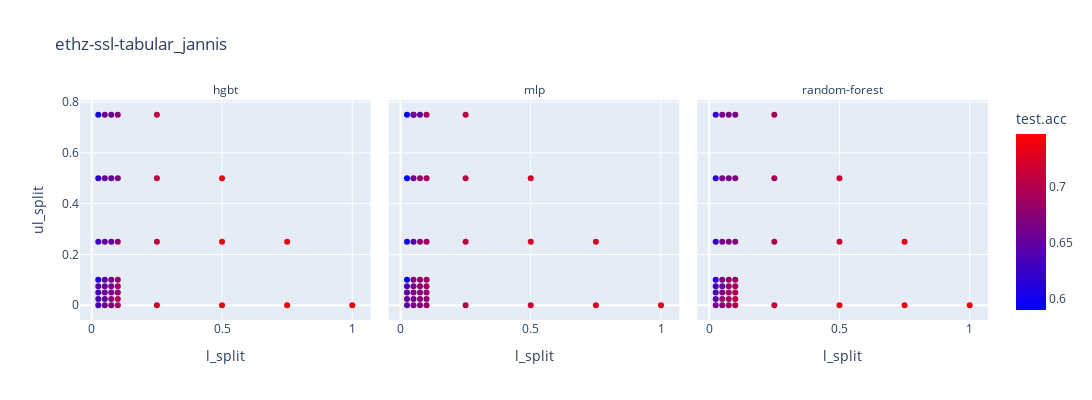
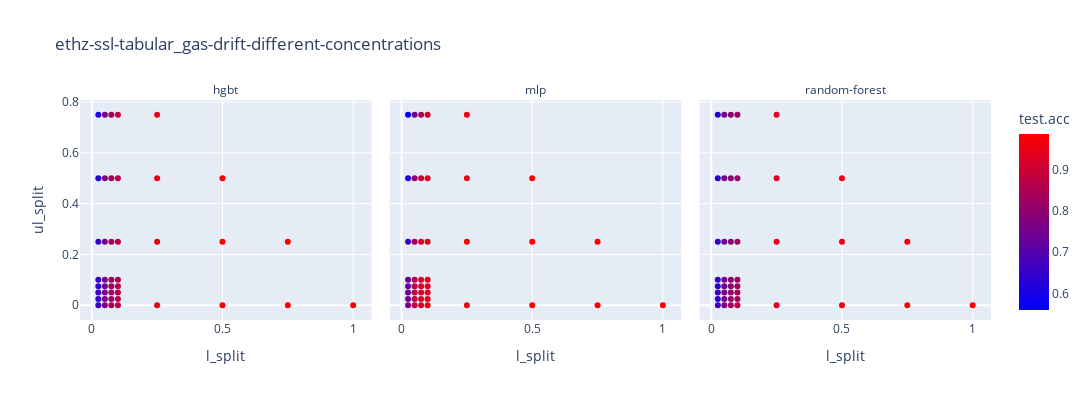
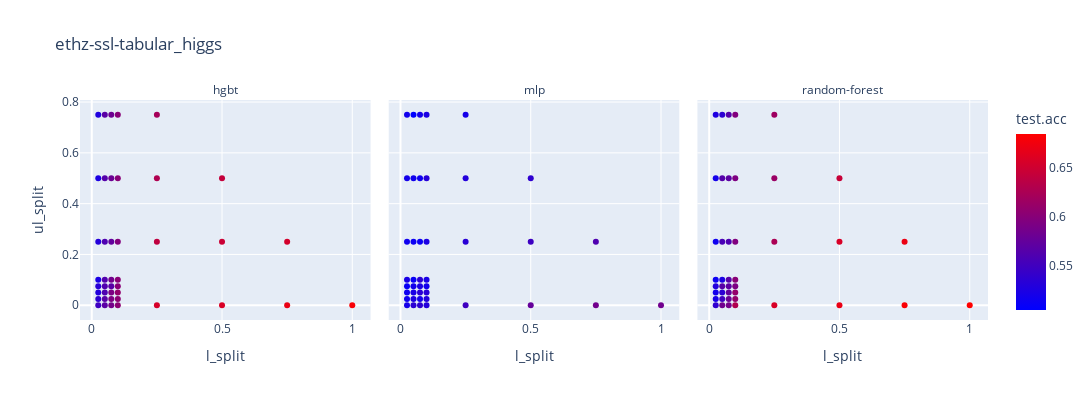
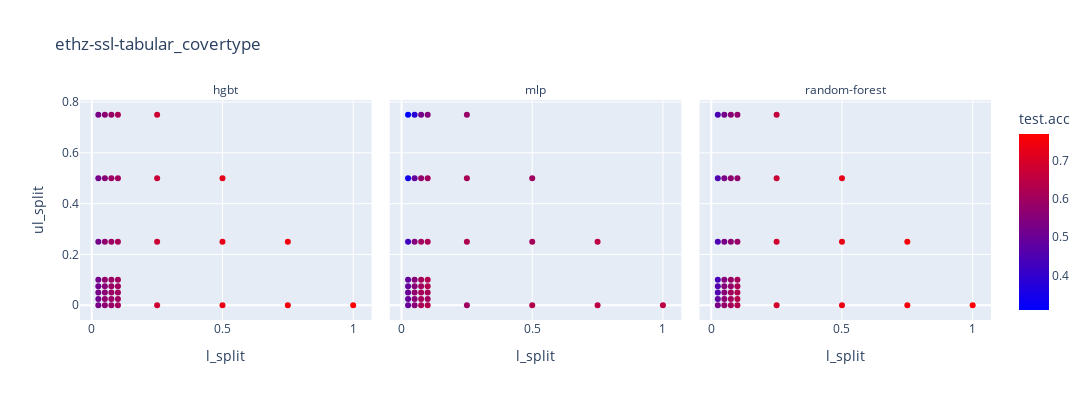

These figures' notebook cell, in order:
### Code cell
mean_evals_df = (
    evals_df.drop(columns=["name"])
    .groupby(
        ["dataset", "model", "st_type", "l_split", "ul_split"],
        as_index=False,
        dropna=False,
    )
    .mean()
)

mean_evals_df["st_type"].fillna("None", inplace=True)
for dataset in DATASETS:
    fig = px.scatter(
        mean_evals_df[mean_evals_df["dataset"] == dataset],
        x="l_split",
        y="ul_split",
        color="test.acc",
        facet_col="model",
        hover_data=["st_type"],
        title=f"{PREFIX}{dataset}",
        color_continuous_scale="bluered",
        width=1200,
        height=400,
    )
    fig.for_each_annotation(lambda a: a.update(text=a.text.split("=")[-1]))
    fig.show()

### Figure 1 — Plotly figure (JSON) as saved in the notebook; plotly's stock layout.template omitted (floating-point values rounded to 4 significant figures)
{"data": [{"customdata": [["curr"], ["curr"], ["curr"], ["curr"], ["curr"], ["curr"], ["curr"], ["curr"], ["curr"], ["curr"], ["curr"], ["curr"], ["curr"], ["curr"], ["curr"], ["curr"], ["curr"], ["curr"], ["curr"], ["curr"], ["curr"], ["curr"], ["curr"], ["curr"], ["curr"], ["curr"], ["curr"], ["curr"], ["curr"], ["curr"], ["curr"], ["curr"], ["curr"], ["curr"], ["None"], ["None"], ["None"], ["None"], ["None"], ["None"], ["None"], ["None"]], "hovertemplate": "model=hgbt<br>l_split=%{x}<br>ul_split=%{y}<br>st_type=%{customdata[0]}<br>test.acc=%{marker.color}<extra></extra>", "legendgroup": "", "marker": {"color": [0.6352, 0.6304, 0.6428, 0.6074, 0.626, 0.616, 0.606, 0.6476, 0.6568, 0.6556, 0.646, 0.6534, 0.6568, 0.6606, 0.6766, 0.6622, 0.6648, 0.6594, 0.6462, 0.6524, 0.656, 0.6944, 0.6832, 0.6878, 0.6822, 0.6796, 0.6686, 0.6746, 0.7098, 0.7094, 0.7088, 0.736, 0.7384, 0.7392, 0.6272, 0.6576, 0.6672, 0.6944, 0.719, 0.7386, 0.7442, 0.7456], "coloraxis": "coloraxis", "symbol": "circle"}, "mode": "markers", "name": "", "orientation": "v", "showlegend": false, "type": "scatter", "x": [0.025, 0.025, 0.025, 0.025, 0.025, 0.025, 0.025, 0.05, 0.05, 0.05, 0.05, 0.05, 0.05, 0.05, 0.075, 0.075, 0.075, 0.075, 0.075, 0.075, 0.075, 0.1, 0.1, 0.1, 0.1, 0.1, 0.1, 0.1, 0.25, 0.25, 0.25, 0.5, 0.5, 0.75, 0.025, 0.05, 0.075, 0.1, 0.25, 0.5, 0.75, 1], "xaxis": "x", "y": [0.025, 0.05, 0.075, 0.1, 0.25, 0.5, 0.75, 0.025, 0.05, 0.075, 0.1, 0.25, 0.5, 0.75, 0.025, 0.05, 0.075, 0.1, 0.25, 0.5, 0.75, 0.025, 0.05, 0.075, 0.1, 0.25, 0.5, 0.75, 0.25, 0.5, 0.75, 0.25, 0.5, 0.25, 0, 0, 0, 0, 0, 0, 0, 0], "yaxis": "y"}, {"customdata": [["curr"], ["curr"], ["curr"], ["curr"], ["curr"], ["curr"], ["curr"], ["curr"], ["curr"], ["curr"], ["curr"], ["curr"], ["curr"], ["curr"], ["curr"], ["curr"], ["curr"], ["curr"], ["curr"], ["curr"], ["curr"], ["curr"], ["curr"], ["curr"], ["curr"], ["curr"], ["curr"], ["curr"], ["curr"], ["curr"], ["curr"], ["curr"], ["curr"], ["curr"], ["fake"], ["None"], ["None"], ["None"], ["None"], ["None"], ["None"], ["None"], ["None"]], "hovertemplate": "model=mlp<br>l_split=%{x}<br>ul_split=%{y}<br>st_type=%{customdata[0]}<br>test.acc=%{marker.color}<extra></extra>", "legendgroup": "", "marker": {"color": [0.6573, 0.6519, 0.6363, 0.5922, 0.6042, 0.5897, 0.5955, 0.6607, 0.6711, 0.6653, 0.6744, 0.642, 0.6594, 0.6447, 0.6747, 0.6732, 0.6788, 0.6784, 0.6818, 0.6841, 0.6501, 0.6772, 0.684, 0.6874, 0.6882, 0.6879, 0.6917, 0.6932, 0.7102, 0.7051, 0.7057, 0.7228, 0.72, 0.7267, 0.6585, 0.6464, 0.6677, 0.67, 0.6814, 0.701, 0.7178, 0.7251, 0.7308], "coloraxis": "coloraxis", "symbol": "circle"}, "mode": "markers", "name": "", "orientation": "v", "showlegend": false, "type": "scatter", "x": [0.025, 0.025, 0.025, 0.025, 0.025, 0.025, 0.025, 0.05, 0.05, 0.05, 0.05, 0.05, 0.05, 0.05, 0.075, 0.075, 0.075, 0.075, 0.075, 0.075, 0.075, 0.1, 0.1, 0.1, 0.1, 0.1, 0.1, 0.1, 0.25, 0.25, 0.25, 0.5, 0.5, 0.75, 0.05, 0.025, 0.05, 0.075, 0.1, 0.25, 0.5, 0.75, 1], "xaxis": "x2", "y": [0.025, 0.05, 0.075, 0.1, 0.25, 0.5, 0.75, 0.025, 0.05, 0.075, 0.1, 0.25, 0.5, 0.75, 0.025, 0.05, 0.075, 0.1, 0.25, 0.5, 0.75, 0.025, 0.05, 0.075, 0.1, 0.25, 0.5, 0.75, 0.25, 0.5, 0.75, 0.25, 0.5, 0.25, 0.75, 0, 0, 0, 0, 0, 0, 0, 0], "yaxis": "y2"}, {"customdata": [["curr"], ["curr"], ["curr"], ["curr"], ["curr"], ["curr"], ["curr"], ["curr"], ["curr"], ["curr"], ["curr"], ["curr"], ["curr"], ["curr"], ["curr"], ["curr"], ["curr"], ["curr"], ["curr"], ["curr"], ["curr"], ["curr"], ["curr"], ["curr"], ["curr"], ["curr"], ["curr"], ["curr"], ["curr"], ["curr"], ["curr"], ["curr"], ["curr"], ["curr"], ["None"], ["None"], ["None"], ["None"], ["None"], ["None"], ["None"], ["None"]], "hovertemplate": "model=random-forest<br>l_split=%{x}<br>ul_split=%{y}<br>st_type=%{customdata[0]}<br>test.acc=%{marker.color}<extra></extra>", "legendgroup": "", "marker": {"color": [0.643, 0.6384, 0.634, 0.6188, 0.6214, 0.6178, 0.6204, 0.6826, 0.6662, 0.6498, 0.6666, 0.6614, 0.6664, 0.6634, 0.6918, 0.692, 0.686, 0.6818, 0.6732, 0.6624, 0.666, 0.7034, 0.6978, 0.6868, 0.6868, 0.6736, 0.6718, 0.6666, 0.6978, 0.6916, 0.6906, 0.7174, 0.715, 0.7324, 0.661, 0.6742, 0.689, 0.699, 0.7162, 0.7338, 0.7358, 0.747], "coloraxis": "coloraxis", "symbol": "circle"}, "mode": "markers", "name": "", "orientation": "v", "showlegend": false, "type": "scatter", "x": [0.025, 0.025, 0.025, 0.025, 0.025, 0.025, 0.025, 0.05, 0.05, 0.05, 0.05, 0.05, 0.05, 0.05, 0.075, 0.075, 0.075, 0.075, 0.075, 0.075, 0.075, 0.1, 0.1, 0.1, 0.1, 0.1, 0.1, 0.1, 0.25, 0.25, 0.25, 0.5, 0.5, 0.75, 0.025, 0.05, 0.075, 0.1, 0.25, 0.5, 0.75, 1], "xaxis": "x3", "y": [0.025, 0.05, 0.075, 0.1, 0.25, 0.5, 0.75, 0.025, 0.05, 0.075, 0.1, 0.25, 0.5, 0.75, 0.025, 0.05, 0.075, 0.1, 0.25, 0.5, 0.75, 0.025, 0.05, 0.075, 0.1, 0.25, 0.5, 0.75, 0.25, 0.5, 0.75, 0.25, 0.5, 0.25, 0, 0, 0, 0, 0, 0, 0, 0], "yaxis": "y3"}], "layout": {"annotations": [{"font": {}, "showarrow": false, "text": "hgbt", "x": 0.16, "xanchor": "center", "xref": "paper", "y": 1, "yanchor": "bottom", "yref": "paper"}, {"font": {}, "showarrow": false, "text": "mlp", "x": 0.5, "xanchor": "center", "xref": "paper", "y": 1, "yanchor": "bottom", "yref": "paper"}, {"font": {}, "showarrow": false, "text": "random-forest", "x": 0.84, "xanchor": "center", "xref": "paper", "y": 1, "yanchor": "bottom", "yref": "paper"}], "coloraxis": {"colorbar": {"title": {"text": "test.acc"}}, "colorscale": [[0, "rgb(0,0,255)"], [1, "rgb(255,0,0)"]]}, "height": 400, "legend": {"tracegroupgap": 0}, "title": {"text": "ethz-ssl-tabular_jannis"}, "width": 1200, "xaxis": {"anchor": "y", "domain": [0, 0.32], "title": {"text": "l_split"}}, "xaxis2": {"anchor": "y2", "domain": [0.34, 0.66], "matches": "x", "title": {"text": "l_split"}}, "xaxis3": {"anchor": "y3", "domain": [0.68, 1.0], "matches": "x", "title": {"text": "l_split"}}, "yaxis": {"anchor": "x", "domain": [0, 1], "title": {"text": "ul_split"}}, "yaxis2": {"anchor": "x2", "domain": [0, 1], "matches": "y", "showticklabels": false}, "yaxis3": {"anchor": "x3", "domain": [0, 1], "matches": "y", "showticklabels": false}}}

### Figure 2 — Plotly figure (JSON) as saved in the notebook; plotly's stock layout.template omitted (floating-point values rounded to 4 significant figures)
{"data": [{"customdata": [["curr"], ["curr"], ["curr"], ["curr"], ["curr"], ["curr"], ["curr"], ["curr"], ["curr"], ["curr"], ["curr"], ["curr"], ["curr"], ["curr"], ["curr"], ["curr"], ["curr"], ["curr"], ["curr"], ["curr"], ["curr"], ["curr"], ["curr"], ["curr"], ["curr"], ["curr"], ["curr"], ["curr"], ["curr"], ["curr"], ["curr"], ["curr"], ["curr"], ["curr"], ["None"], ["None"], ["None"], ["None"], ["None"], ["None"], ["None"], ["None"]], "hovertemplate": "model=hgbt<br>l_split=%{x}<br>ul_split=%{y}<br>st_type=%{customdata[0]}<br>test.acc=%{marker.color}<extra></extra>", "legendgroup": "", "marker": {"color": [0.643, 0.6496, 0.6358, 0.6396, 0.645, 0.6324, 0.6116, 0.766, 0.7616, 0.7556, 0.7624, 0.7586, 0.7674, 0.7702, 0.8372, 0.8384, 0.835, 0.836, 0.8334, 0.8398, 0.8354, 0.8698, 0.8706, 0.8674, 0.8568, 0.8724, 0.869, 0.8762, 0.9496, 0.9474, 0.9484, 0.9714, 0.9724, 0.9824, 0.6532, 0.7808, 0.8418, 0.8774, 0.9474, 0.9744, 0.9824, 0.9836], "coloraxis": "coloraxis", "symbol": "circle"}, "mode": "markers", "name": "", "orientation": "v", "showlegend": false, "type": "scatter", "x": [0.025, 0.025, 0.025, 0.025, 0.025, 0.025, 0.025, 0.05, 0.05, 0.05, 0.05, 0.05, 0.05, 0.05, 0.075, 0.075, 0.075, 0.075, 0.075, 0.075, 0.075, 0.1, 0.1, 0.1, 0.1, 0.1, 0.1, 0.1, 0.25, 0.25, 0.25, 0.5, 0.5, 0.75, 0.025, 0.05, 0.075, 0.1, 0.25, 0.5, 0.75, 1], "xaxis": "x", "y": [0.025, 0.05, 0.075, 0.1, 0.25, 0.5, 0.75, 0.025, 0.05, 0.075, 0.1, 0.25, 0.5, 0.75, 0.025, 0.05, 0.075, 0.1, 0.25, 0.5, 0.75, 0.025, 0.05, 0.075, 0.1, 0.25, 0.5, 0.75, 0.25, 0.5, 0.75, 0.25, 0.5, 0.25, 0, 0, 0, 0, 0, 0, 0, 0], "yaxis": "y"}, {"customdata": [["curr"], ["curr"], ["curr"], ["curr"], ["curr"], ["curr"], ["curr"], ["curr"], ["curr"], ["curr"], ["curr"], ["curr"], ["curr"], ["curr"], ["curr"], ["curr"], ["curr"], ["curr"], ["curr"], ["curr"], ["curr"], ["curr"], ["curr"], ["curr"], ["curr"], ["curr"], ["curr"], ["curr"], ["curr"], ["curr"], ["curr"], ["curr"], ["curr"], ["curr"], ["None"], ["None"], ["None"], ["None"], ["None"], ["None"], ["None"], ["None"]], "hovertemplate": "model=mlp<br>l_split=%{x}<br>ul_split=%{y}<br>st_type=%{customdata[0]}<br>test.acc=%{marker.color}<extra></extra>", "legendgroup": "", "marker": {"color": [0.745, 0.746, 0.7244, 0.727, 0.6596, 0.6168, 0.56, 0.877, 0.8632, 0.8662, 0.8632, 0.8292, 0.7974, 0.7452, 0.9254, 0.923, 0.9308, 0.9252, 0.9206, 0.9018, 0.8578, 0.9374, 0.9424, 0.9424, 0.937, 0.9314, 0.9264, 0.9154, 0.9718, 0.9646, 0.968, 0.9812, 0.9762, 0.9834, 0.761, 0.8718, 0.9302, 0.9448, 0.9702, 0.9822, 0.9842, 0.986], "coloraxis": "coloraxis", "symbol": "circle"}, "mode": "markers", "name": "", "orientation": "v", "showlegend": false, "type": "scatter", "x": [0.025, 0.025, 0.025, 0.025, 0.025, 0.025, 0.025, 0.05, 0.05, 0.05, 0.05, 0.05, 0.05, 0.05, 0.075, 0.075, 0.075, 0.075, 0.075, 0.075, 0.075, 0.1, 0.1, 0.1, 0.1, 0.1, 0.1, 0.1, 0.25, 0.25, 0.25, 0.5, 0.5, 0.75, 0.025, 0.05, 0.075, 0.1, 0.25, 0.5, 0.75, 1], "xaxis": "x2", "y": [0.025, 0.05, 0.075, 0.1, 0.25, 0.5, 0.75, 0.025, 0.05, 0.075, 0.1, 0.25, 0.5, 0.75, 0.025, 0.05, 0.075, 0.1, 0.25, 0.5, 0.75, 0.025, 0.05, 0.075, 0.1, 0.25, 0.5, 0.75, 0.25, 0.5, 0.75, 0.25, 0.5, 0.25, 0, 0, 0, 0, 0, 0, 0, 0], "yaxis": "y2"}, {"customdata": [["curr"], ["curr"], ["curr"], ["curr"], ["curr"], ["curr"], ["curr"], ["curr"], ["curr"], ["curr"], ["curr"], ["curr"], ["curr"], ["curr"], ["curr"], ["curr"], ["curr"], ["curr"], ["curr"], ["curr"], ["curr"], ["curr"], ["curr"], ["curr"], ["curr"], ["curr"], ["curr"], ["curr"], ["curr"], ["curr"], ["curr"], ["curr"], ["curr"], ["curr"], ["None"], ["None"], ["None"], ["None"], ["None"], ["None"], ["None"], ["None"]], "hovertemplate": "model=random-forest<br>l_split=%{x}<br>ul_split=%{y}<br>st_type=%{customdata[0]}<br>test.acc=%{marker.color}<extra></extra>", "legendgroup": "", "marker": {"color": [0.6378, 0.6678, 0.6266, 0.6482, 0.6442, 0.6304, 0.6162, 0.7612, 0.7572, 0.7502, 0.7512, 0.7524, 0.7616, 0.7568, 0.8196, 0.8108, 0.8026, 0.8042, 0.7966, 0.787, 0.793, 0.8448, 0.8422, 0.8426, 0.8318, 0.8262, 0.8244, 0.8292, 0.929, 0.9258, 0.9254, 0.961, 0.959, 0.974, 0.6752, 0.769, 0.836, 0.876, 0.9306, 0.9622, 0.9774, 0.9806], "coloraxis": "coloraxis", "symbol": "circle"}, "mode": "markers", "name": "", "orientation": "v", "showlegend": false, "type": "scatter", "x": [0.025, 0.025, 0.025, 0.025, 0.025, 0.025, 0.025, 0.05, 0.05, 0.05, 0.05, 0.05, 0.05, 0.05, 0.075, 0.075, 0.075, 0.075, 0.075, 0.075, 0.075, 0.1, 0.1, 0.1, 0.1, 0.1, 0.1, 0.1, 0.25, 0.25, 0.25, 0.5, 0.5, 0.75, 0.025, 0.05, 0.075, 0.1, 0.25, 0.5, 0.75, 1], "xaxis": "x3", "y": [0.025, 0.05, 0.075, 0.1, 0.25, 0.5, 0.75, 0.025, 0.05, 0.075, 0.1, 0.25, 0.5, 0.75, 0.025, 0.05, 0.075, 0.1, 0.25, 0.5, 0.75, 0.025, 0.05, 0.075, 0.1, 0.25, 0.5, 0.75, 0.25, 0.5, 0.75, 0.25, 0.5, 0.25, 0, 0, 0, 0, 0, 0, 0, 0], "yaxis": "y3"}], "layout": {"annotations": [{"font": {}, "showarrow": false, "text": "hgbt", "x": 0.16, "xanchor": "center", "xref": "paper", "y": 1, "yanchor": "bottom", "yref": "paper"}, {"font": {}, "showarrow": false, "text": "mlp", "x": 0.5, "xanchor": "center", "xref": "paper", "y": 1, "yanchor": "bottom", "yref": "paper"}, {"font": {}, "showarrow": false, "text": "random-forest", "x": 0.84, "xanchor": "center", "xref": "paper", "y": 1, "yanchor": "bottom", "yref": "paper"}], "coloraxis": {"colorbar": {"title": {"text": "test.acc"}}, "colorscale": [[0, "rgb(0,0,255)"], [1, "rgb(255,0,0)"]]}, "height": 400, "legend": {"tracegroupgap": 0}, "title": {"text": "ethz-ssl-tabular_gas-drift-different-concentrations"}, "width": 1200, "xaxis": {"anchor": "y", "domain": [0, 0.32], "title": {"text": "l_split"}}, "xaxis2": {"anchor": "y2", "domain": [0.34, 0.66], "matches": "x", "title": {"text": "l_split"}}, "xaxis3": {"anchor": "y3", "domain": [0.68, 1.0], "matches": "x", "title": {"text": "l_split"}}, "yaxis": {"anchor": "x", "domain": [0, 1], "title": {"text": "ul_split"}}, "yaxis2": {"anchor": "x2", "domain": [0, 1], "matches": "y", "showticklabels": false}, "yaxis3": {"anchor": "x3", "domain": [0, 1], "matches": "y", "showticklabels": false}}}

### Figure 3 — Plotly figure (JSON) as saved in the notebook; plotly's stock layout.template omitted (floating-point values rounded to 4 significant figures)
{"data": [{"customdata": [["curr"], ["curr"], ["curr"], ["curr"], ["curr"], ["curr"], ["curr"], ["curr"], ["curr"], ["curr"], ["curr"], ["curr"], ["curr"], ["curr"], ["curr"], ["curr"], ["curr"], ["curr"], ["curr"], ["curr"], ["curr"], ["curr"], ["curr"], ["curr"], ["curr"], ["curr"], ["curr"], ["curr"], ["curr"], ["curr"], ["curr"], ["curr"], ["curr"], ["curr"], ["None"], ["None"], ["None"], ["None"], ["None"], ["None"], ["None"], ["None"]], "hovertemplate": "model=hgbt<br>l_split=%{x}<br>ul_split=%{y}<br>st_type=%{customdata[0]}<br>test.acc=%{marker.color}<extra></extra>", "legendgroup": "", "marker": {"color": [0.537, 0.529, 0.5334, 0.5232, 0.5304, 0.5246, 0.5274, 0.5672, 0.5598, 0.5614, 0.5622, 0.5596, 0.5648, 0.5682, 0.5932, 0.5922, 0.5674, 0.586, 0.574, 0.581, 0.5822, 0.6036, 0.6088, 0.6014, 0.6014, 0.5962, 0.6004, 0.6006, 0.6396, 0.628, 0.6218, 0.6474, 0.643, 0.6536, 0.548, 0.568, 0.5876, 0.6032, 0.656, 0.6584, 0.67, 0.6802], "coloraxis": "coloraxis", "symbol": "circle"}, "mode": "markers", "name": "", "orientation": "v", "showlegend": false, "type": "scatter", "x": [0.025, 0.025, 0.025, 0.025, 0.025, 0.025, 0.025, 0.05, 0.05, 0.05, 0.05, 0.05, 0.05, 0.05, 0.075, 0.075, 0.075, 0.075, 0.075, 0.075, 0.075, 0.1, 0.1, 0.1, 0.1, 0.1, 0.1, 0.1, 0.25, 0.25, 0.25, 0.5, 0.5, 0.75, 0.025, 0.05, 0.075, 0.1, 0.25, 0.5, 0.75, 1], "xaxis": "x", "y": [0.025, 0.05, 0.075, 0.1, 0.25, 0.5, 0.75, 0.025, 0.05, 0.075, 0.1, 0.25, 0.5, 0.75, 0.025, 0.05, 0.075, 0.1, 0.25, 0.5, 0.75, 0.025, 0.05, 0.075, 0.1, 0.25, 0.5, 0.75, 0.25, 0.5, 0.75, 0.25, 0.5, 0.25, 0, 0, 0, 0, 0, 0, 0, 0], "yaxis": "y"}, {"customdata": [["curr"], ["curr"], ["curr"], ["curr"], ["curr"], ["curr"], ["curr"], ["curr"], ["curr"], ["curr"], ["curr"], ["curr"], ["curr"], ["curr"], ["curr"], ["curr"], ["curr"], ["curr"], ["curr"], ["curr"], ["curr"], ["curr"], ["curr"], ["curr"], ["curr"], ["curr"], ["curr"], ["curr"], ["curr"], ["curr"], ["curr"], ["curr"], ["curr"], ["curr"], ["None"], ["None"], ["None"], ["None"], ["None"], ["None"], ["None"], ["None"]], "hovertemplate": "model=mlp<br>l_split=%{x}<br>ul_split=%{y}<br>st_type=%{customdata[0]}<br>test.acc=%{marker.color}<extra></extra>", "legendgroup": "", "marker": {"color": [0.5158, 0.5152, 0.5112, 0.523, 0.5154, 0.5192, 0.517, 0.5254, 0.5222, 0.518, 0.511, 0.5128, 0.5166, 0.5044, 0.5188, 0.5338, 0.5232, 0.5348, 0.5122, 0.5152, 0.5176, 0.5284, 0.532, 0.5178, 0.5222, 0.5244, 0.5316, 0.524, 0.5332, 0.5294, 0.5198, 0.5474, 0.5374, 0.5604, 0.5208, 0.5352, 0.5366, 0.5298, 0.5488, 0.5756, 0.5848, 0.5844], "coloraxis": "coloraxis", "symbol": "circle"}, "mode": "markers", "name": "", "orientation": "v", "showlegend": false, "type": "scatter", "x": [0.025, 0.025, 0.025, 0.025, 0.025, 0.025, 0.025, 0.05, 0.05, 0.05, 0.05, 0.05, 0.05, 0.05, 0.075, 0.075, 0.075, 0.075, 0.075, 0.075, 0.075, 0.1, 0.1, 0.1, 0.1, 0.1, 0.1, 0.1, 0.25, 0.25, 0.25, 0.5, 0.5, 0.75, 0.025, 0.05, 0.075, 0.1, 0.25, 0.5, 0.75, 1], "xaxis": "x2", "y": [0.025, 0.05, 0.075, 0.1, 0.25, 0.5, 0.75, 0.025, 0.05, 0.075, 0.1, 0.25, 0.5, 0.75, 0.025, 0.05, 0.075, 0.1, 0.25, 0.5, 0.75, 0.025, 0.05, 0.075, 0.1, 0.25, 0.5, 0.75, 0.25, 0.5, 0.75, 0.25, 0.5, 0.25, 0, 0, 0, 0, 0, 0, 0, 0], "yaxis": "y2"}, {"customdata": [["curr"], ["curr"], ["curr"], ["curr"], ["curr"], ["curr"], ["curr"], ["curr"], ["curr"], ["curr"], ["curr"], ["curr"], ["curr"], ["curr"], ["curr"], ["curr"], ["curr"], ["curr"], ["curr"], ["curr"], ["curr"], ["curr"], ["curr"], ["curr"], ["curr"], ["curr"], ["curr"], ["curr"], ["curr"], ["curr"], ["curr"], ["curr"], ["curr"], ["curr"], ["None"], ["None"], ["None"], ["None"], ["None"], ["None"], ["None"], ["None"]], "hovertemplate": "model=random-forest<br>l_split=%{x}<br>ul_split=%{y}<br>st_type=%{customdata[0]}<br>test.acc=%{marker.color}<extra></extra>", "legendgroup": "", "marker": {"color": [0.5204, 0.5178, 0.5282, 0.513, 0.5148, 0.5184, 0.5256, 0.5498, 0.5356, 0.5664, 0.524, 0.5562, 0.5644, 0.5356, 0.58, 0.5746, 0.57, 0.567, 0.5594, 0.5694, 0.5648, 0.6102, 0.609, 0.5924, 0.6012, 0.5954, 0.5938, 0.5966, 0.6254, 0.6136, 0.6164, 0.6574, 0.6456, 0.6712, 0.5376, 0.5836, 0.5876, 0.6292, 0.6576, 0.6702, 0.6816, 0.685], "coloraxis": "coloraxis", "symbol": "circle"}, "mode": "markers", "name": "", "orientation": "v", "showlegend": false, "type": "scatter", "x": [0.025, 0.025, 0.025, 0.025, 0.025, 0.025, 0.025, 0.05, 0.05, 0.05, 0.05, 0.05, 0.05, 0.05, 0.075, 0.075, 0.075, 0.075, 0.075, 0.075, 0.075, 0.1, 0.1, 0.1, 0.1, 0.1, 0.1, 0.1, 0.25, 0.25, 0.25, 0.5, 0.5, 0.75, 0.025, 0.05, 0.075, 0.1, 0.25, 0.5, 0.75, 1], "xaxis": "x3", "y": [0.025, 0.05, 0.075, 0.1, 0.25, 0.5, 0.75, 0.025, 0.05, 0.075, 0.1, 0.25, 0.5, 0.75, 0.025, 0.05, 0.075, 0.1, 0.25, 0.5, 0.75, 0.025, 0.05, 0.075, 0.1, 0.25, 0.5, 0.75, 0.25, 0.5, 0.75, 0.25, 0.5, 0.25, 0, 0, 0, 0, 0, 0, 0, 0], "yaxis": "y3"}], "layout": {"annotations": [{"font": {}, "showarrow": false, "text": "hgbt", "x": 0.16, "xanchor": "center", "xref": "paper", "y": 1, "yanchor": "bottom", "yref": "paper"}, {"font": {}, "showarrow": false, "text": "mlp", "x": 0.5, "xanchor": "center", "xref": "paper", "y": 1, "yanchor": "bottom", "yref": "paper"}, {"font": {}, "showarrow": false, "text": "random-forest", "x": 0.84, "xanchor": "center", "xref": "paper", "y": 1, "yanchor": "bottom", "yref": "paper"}], "coloraxis": {"colorbar": {"title": {"text": "test.acc"}}, "colorscale": [[0, "rgb(0,0,255)"], [1, "rgb(255,0,0)"]]}, "height": 400, "legend": {"tracegroupgap": 0}, "title": {"text": "ethz-ssl-tabular_higgs"}, "width": 1200, "xaxis": {"anchor": "y", "domain": [0, 0.32], "title": {"text": "l_split"}}, "xaxis2": {"anchor": "y2", "domain": [0.34, 0.66], "matches": "x", "title": {"text": "l_split"}}, "xaxis3": {"anchor": "y3", "domain": [0.68, 1.0], "matches": "x", "title": {"text": "l_split"}}, "yaxis": {"anchor": "x", "domain": [0, 1], "title": {"text": "ul_split"}}, "yaxis2": {"anchor": "x2", "domain": [0, 1], "matches": "y", "showticklabels": false}, "yaxis3": {"anchor": "x3", "domain": [0, 1], "matches": "y", "showticklabels": false}}}

### Figure 4 — Plotly figure (JSON) as saved in the notebook; plotly's stock layout.template omitted (floating-point values rounded to 4 significant figures)
{"data": [{"customdata": [["curr"], ["curr"], ["curr"], ["curr"], ["curr"], ["curr"], ["curr"], ["curr"], ["curr"], ["curr"], ["curr"], ["curr"], ["curr"], ["curr"], ["curr"], ["curr"], ["curr"], ["curr"], ["curr"], ["curr"], ["curr"], ["curr"], ["curr"], ["curr"], ["curr"], ["curr"], ["curr"], ["curr"], ["curr"], ["curr"], ["curr"], ["curr"], ["curr"], ["curr"], ["None"], ["None"], ["None"], ["None"], ["None"], ["None"], ["None"], ["None"]], "hovertemplate": "model=hgbt<br>l_split=%{x}<br>ul_split=%{y}<br>st_type=%{customdata[0]}<br>test.acc=%{marker.color}<extra></extra>", "legendgroup": "", "marker": {"color": [0.5162, 0.5256, 0.517, 0.5208, 0.5198, 0.5216, 0.5258, 0.5742, 0.5602, 0.559, 0.5766, 0.5718, 0.5574, 0.5646, 0.588, 0.5882, 0.5912, 0.5914, 0.5916, 0.594, 0.5866, 0.5984, 0.5988, 0.6022, 0.6024, 0.61, 0.6018, 0.614, 0.6736, 0.6734, 0.6784, 0.726, 0.7246, 0.7466, 0.526, 0.567, 0.587, 0.606, 0.6806, 0.729, 0.7476, 0.7682], "coloraxis": "coloraxis", "symbol": "circle"}, "mode": "markers", "name": "", "orientation": "v", "showlegend": false, "type": "scatter", "x": [0.025, 0.025, 0.025, 0.025, 0.025, 0.025, 0.025, 0.05, 0.05, 0.05, 0.05, 0.05, 0.05, 0.05, 0.075, 0.075, 0.075, 0.075, 0.075, 0.075, 0.075, 0.1, 0.1, 0.1, 0.1, 0.1, 0.1, 0.1, 0.25, 0.25, 0.25, 0.5, 0.5, 0.75, 0.025, 0.05, 0.075, 0.1, 0.25, 0.5, 0.75, 1], "xaxis": "x", "y": [0.025, 0.05, 0.075, 0.1, 0.25, 0.5, 0.75, 0.025, 0.05, 0.075, 0.1, 0.25, 0.5, 0.75, 0.025, 0.05, 0.075, 0.1, 0.25, 0.5, 0.75, 0.025, 0.05, 0.075, 0.1, 0.25, 0.5, 0.75, 0.25, 0.5, 0.75, 0.25, 0.5, 0.25, 0, 0, 0, 0, 0, 0, 0, 0], "yaxis": "y"}, {"customdata": [["curr"], ["curr"], ["curr"], ["curr"], ["curr"], ["curr"], ["curr"], ["curr"], ["curr"], ["curr"], ["curr"], ["curr"], ["curr"], ["curr"], ["curr"], ["curr"], ["curr"], ["curr"], ["curr"], ["curr"], ["curr"], ["curr"], ["curr"], ["curr"], ["curr"], ["curr"], ["curr"], ["curr"], ["curr"], ["curr"], ["curr"], ["curr"], ["curr"], ["curr"], ["None"], ["None"], ["None"], ["None"], ["None"], ["None"], ["None"], ["None"]], "hovertemplate": "model=mlp<br>l_split=%{x}<br>ul_split=%{y}<br>st_type=%{customdata[0]}<br>test.acc=%{marker.color}<extra></extra>", "legendgroup": "", "marker": {"color": [0.497, 0.4984, 0.4914, 0.4888, 0.4216, 0.341, 0.3092, 0.56, 0.5774, 0.56, 0.5536, 0.5494, 0.491, 0.3836, 0.612, 0.6128, 0.6034, 0.6112, 0.6006, 0.5796, 0.5208, 0.6046, 0.6132, 0.6274, 0.6278, 0.6178, 0.601, 0.5504, 0.625, 0.6158, 0.5838, 0.6064, 0.597, 0.6488, 0.4976, 0.5612, 0.6188, 0.6312, 0.5968, 0.6308, 0.648, 0.6514], "coloraxis": "coloraxis", "symbol": "circle"}, "mode": "markers", "name": "", "orientation": "v", "showlegend": false, "type": "scatter", "x": [0.025, 0.025, 0.025, 0.025, 0.025, 0.025, 0.025, 0.05, 0.05, 0.05, 0.05, 0.05, 0.05, 0.05, 0.075, 0.075, 0.075, 0.075, 0.075, 0.075, 0.075, 0.1, 0.1, 0.1, 0.1, 0.1, 0.1, 0.1, 0.25, 0.25, 0.25, 0.5, 0.5, 0.75, 0.025, 0.05, 0.075, 0.1, 0.25, 0.5, 0.75, 1], "xaxis": "x2", "y": [0.025, 0.05, 0.075, 0.1, 0.25, 0.5, 0.75, 0.025, 0.05, 0.075, 0.1, 0.25, 0.5, 0.75, 0.025, 0.05, 0.075, 0.1, 0.25, 0.5, 0.75, 0.025, 0.05, 0.075, 0.1, 0.25, 0.5, 0.75, 0.25, 0.5, 0.75, 0.25, 0.5, 0.25, 0, 0, 0, 0, 0, 0, 0, 0], "yaxis": "y2"}, {"customdata": [["curr"], ["curr"], ["curr"], ["curr"], ["curr"], ["curr"], ["curr"], ["curr"], ["curr"], ["curr"], ["curr"], ["curr"], ["curr"], ["curr"], ["curr"], ["curr"], ["curr"], ["curr"], ["curr"], ["curr"], ["curr"], ["curr"], ["curr"], ["curr"], ["curr"], ["curr"], ["curr"], ["curr"], ["curr"], ["curr"], ["curr"], ["curr"], ["curr"], ["curr"], ["None"], ["None"], ["None"], ["None"], ["None"], ["None"], ["None"], ["None"]], "hovertemplate": "model=random-forest<br>l_split=%{x}<br>ul_split=%{y}<br>st_type=%{customdata[0]}<br>test.acc=%{marker.color}<extra></extra>", "legendgroup": "", "marker": {"color": [0.4848, 0.4576, 0.4598, 0.4368, 0.4498, 0.45, 0.446, 0.5672, 0.5568, 0.5528, 0.5492, 0.5274, 0.5304, 0.5208, 0.6056, 0.6036, 0.5826, 0.5868, 0.5638, 0.5636, 0.559, 0.6368, 0.6296, 0.6176, 0.6104, 0.5818, 0.5772, 0.571, 0.6844, 0.6744, 0.6608, 0.7284, 0.7248, 0.7546, 0.5278, 0.58, 0.6118, 0.6282, 0.6926, 0.7358, 0.752, 0.7706], "coloraxis": "coloraxis", "symbol": "circle"}, "mode": "markers", "name": "", "orientation": "v", "showlegend": false, "type": "scatter", "x": [0.025, 0.025, 0.025, 0.025, 0.025, 0.025, 0.025, 0.05, 0.05, 0.05, 0.05, 0.05, 0.05, 0.05, 0.075, 0.075, 0.075, 0.075, 0.075, 0.075, 0.075, 0.1, 0.1, 0.1, 0.1, 0.1, 0.1, 0.1, 0.25, 0.25, 0.25, 0.5, 0.5, 0.75, 0.025, 0.05, 0.075, 0.1, 0.25, 0.5, 0.75, 1], "xaxis": "x3", "y": [0.025, 0.05, 0.075, 0.1, 0.25, 0.5, 0.75, 0.025, 0.05, 0.075, 0.1, 0.25, 0.5, 0.75, 0.025, 0.05, 0.075, 0.1, 0.25, 0.5, 0.75, 0.025, 0.05, 0.075, 0.1, 0.25, 0.5, 0.75, 0.25, 0.5, 0.75, 0.25, 0.5, 0.25, 0, 0, 0, 0, 0, 0, 0, 0], "yaxis": "y3"}], "layout": {"annotations": [{"font": {}, "showarrow": false, "text": "hgbt", "x": 0.16, "xanchor": "center", "xref": "paper", "y": 1, "yanchor": "bottom", "yref": "paper"}, {"font": {}, "showarrow": false, "text": "mlp", "x": 0.5, "xanchor": "center", "xref": "paper", "y": 1, "yanchor": "bottom", "yref": "paper"}, {"font": {}, "showarrow": false, "text": "random-forest", "x": 0.84, "xanchor": "center", "xref": "paper", "y": 1, "yanchor": "bottom", "yref": "paper"}], "coloraxis": {"colorbar": {"title": {"text": "test.acc"}}, "colorscale": [[0, "rgb(0,0,255)"], [1, "rgb(255,0,0)"]]}, "height": 400, "legend": {"tracegroupgap": 0}, "title": {"text": "ethz-ssl-tabular_covertype"}, "width": 1200, "xaxis": {"anchor": "y", "domain": [0, 0.32], "title": {"text": "l_split"}}, "xaxis2": {"anchor": "y2", "domain": [0.34, 0.66], "matches": "x", "title": {"text": "l_split"}}, "xaxis3": {"anchor": "y3", "domain": [0.68, 1.0], "matches": "x", "title": {"text": "l_split"}}, "yaxis": {"anchor": "x", "domain": [0, 1], "title": {"text": "ul_split"}}, "yaxis2": {"anchor": "x2", "domain": [0, 1], "matches": "y", "showticklabels": false}, "yaxis3": {"anchor": "x3", "domain": [0, 1], "matches": "y", "showticklabels": false}}}
